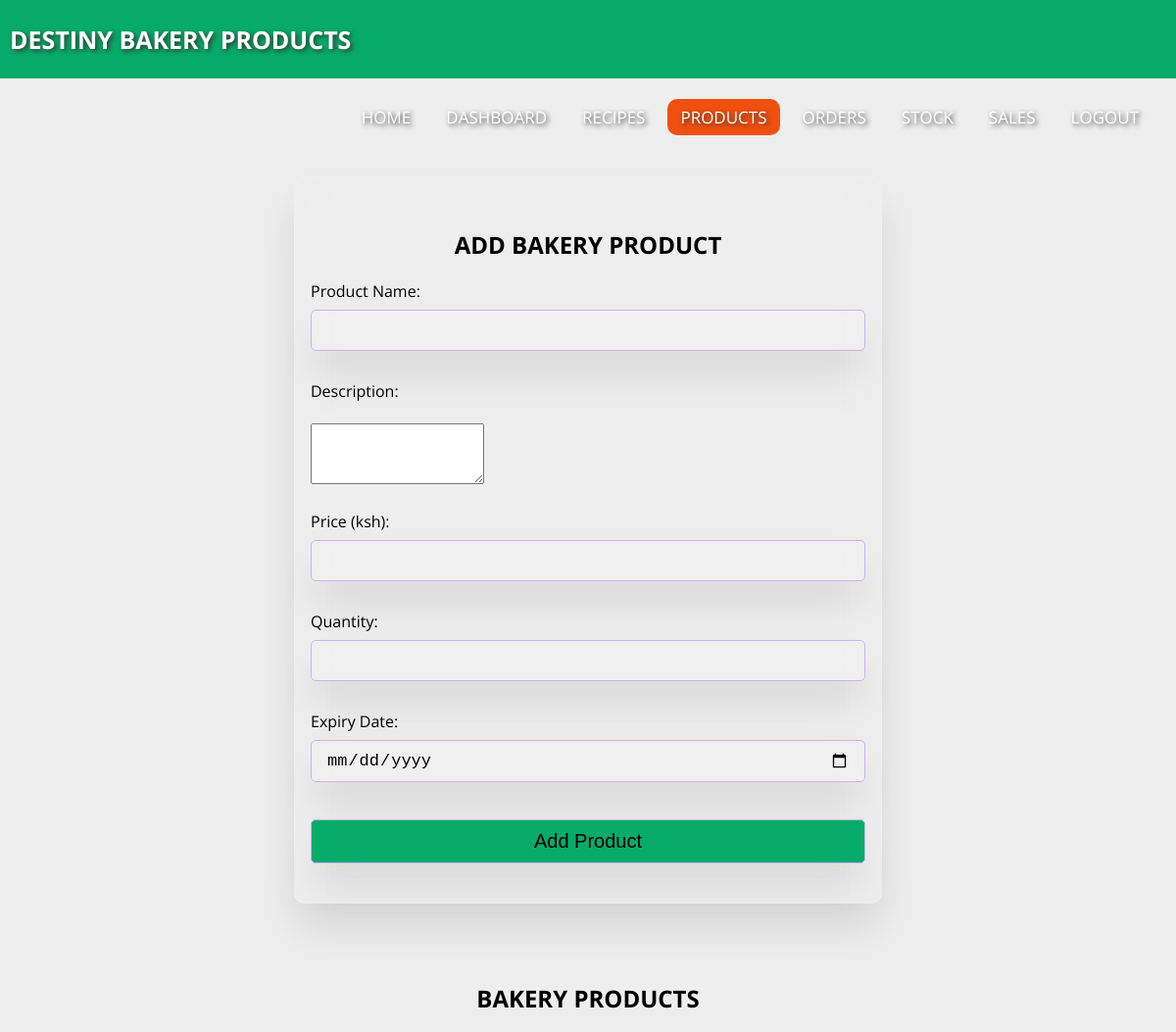
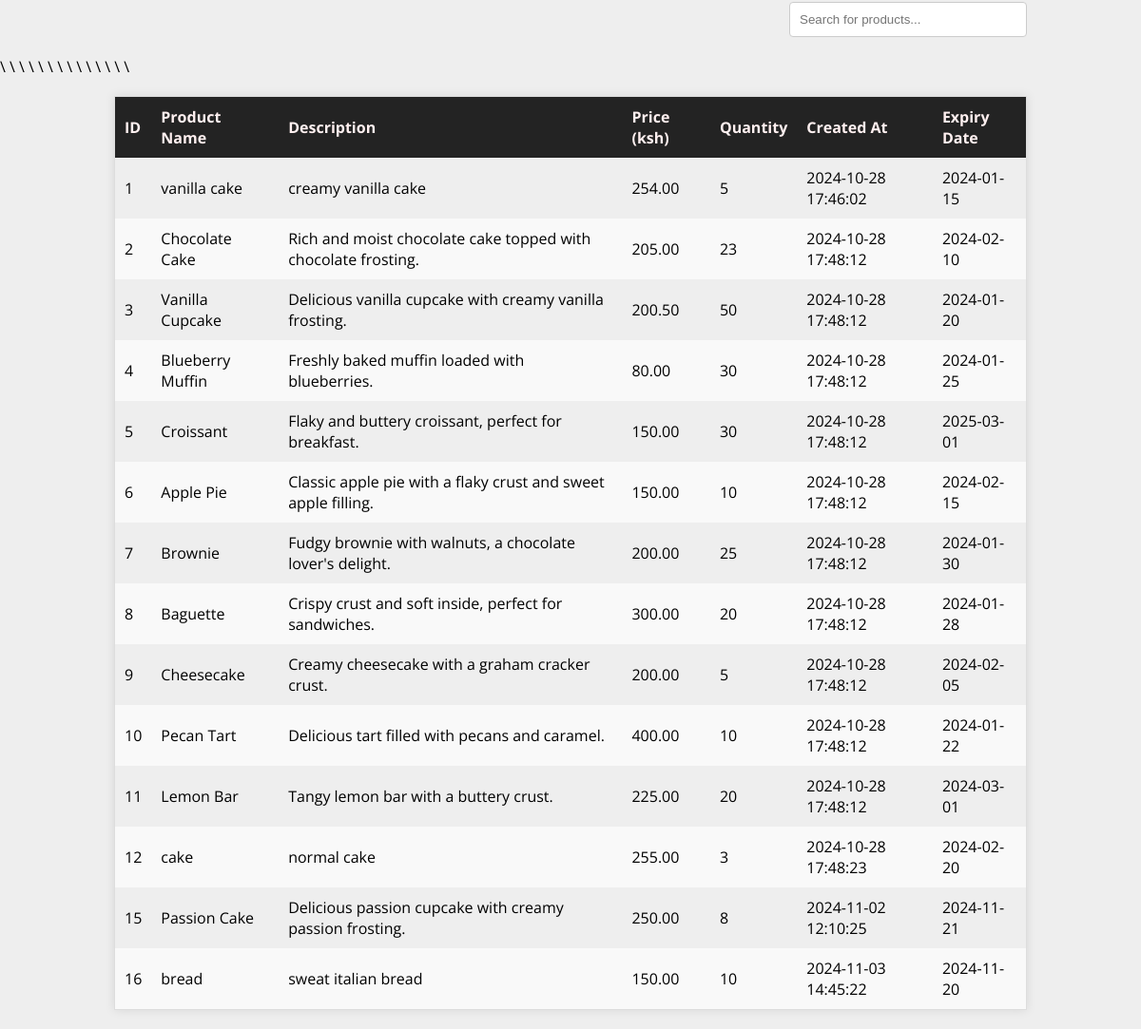
The page /products.php (signed in) on the database its author committed (2 pictures, top to bottom).
### tables this page shows
CREATE TABLE `bakery_products` (
  `id` int(11) NOT NULL,
  `product_name` varchar(100) NOT NULL,
  `description` text DEFAULT NULL,
  `price` decimal(10,2) NOT NULL,
  `quantity` int(11) NOT NULL,
  `created_at` timestamp NOT NULL DEFAULT current_timestamp(),
  `expiry_date` date DEFAULT NULL
);

### products.php (the view, shortened to what this page needs)
<?php
@include 'config.php';
$stmt = $pdo->query("SELECT * FROM bakery_products");
$products = $stmt->fetchAll();
?>
<!DOCTYPE html>
<html lang="en">
<head>
    <link rel="stylesheet" href="style.css">
</head>
<body>
    <nav>
        <label class="logo">DESTINY BAKERY PRODUCTS</label>
        <ul>
            <li><a href="index.html">Home</a></li>
            <li><a href="admin_dashboard.php">DASHBOARD</a></li>
            <li><a href="recipes.php">RECIPES</a></li>
            <li><a class="active" href="products.php">PRODUCTS</a></li>
            <li><a href="orders.php">ORDERS</a></li>
            <li><a href="stock.php">STOCK</a></li>
            <li><a href="sales.php">SALES</a></li>
            <li><a href="logout.php">LOGOUT</a></li>
        </ul>
    </nav>
    <div class="form-container">
        <form action="" method="POST">
            <h2 class="h2title">Add Bakery Product</h2>
            <label for="product_name">Product Name:</label>
            <input type="text" id="product_name" name="product_name" required>
            <br>
            <br>
            <label for="description">Description:</label>
            <br>
            <br>
            <textarea id="description" name="description" rows="4"></textarea>
            <br>
            <br>
            <label for="price">Price (ksh):</label>
            <input type="number" step="0.01" id="price" name="price" required>
            <br>
            <br>
            <label for="quantity">Quantity:</label>
            <input type="number" id="quantity" name="quantity" required>
            <br>
            <br>
            <label for="expiry_date">Expiry Date:</label>
            <input type="date" id="expiry_date" name="expiry_date" required>
            <br>
            <br>
            <input type="submit" name="add_product" value="Add Product" class="form-btn">
        </form>
    </div>
    <div class="table-container">
        <h2 class="h2title">Bakery Products</h2>
        <div class="search-container">
            <input type="text" id="productSearch" onkeyup="searchProducts()" placeholder="Search for products...">
        </div>
        <table id="productsTable">
            <thead>
                <tr>
                    <th>ID</th>
                    <th>Product Name</th>
                    <th>Description</th>
                    <th>Price (ksh)</th>
                    <th>Quantity</th>
                    <th>Created At</th>
                    <th>Expiry Date</th>
                </tr>
            </thead>
            <tbody>
                <?php if ($products): ?>
                <?php foreach ($products as $product): ?>
                <tr>
                    <td><?php echo htmlspecialchars($product['id']); ?></td>
                    <td><?php echo htmlspecialchars($product['product_name']); ?></td>
                    <td><?php echo htmlspecialchars($product['description']); ?></td>
                    <td><?php echo htmlspecialchars($product['price']); ?></td>
                    <td><?php echo htmlspecialchars($product['quantity']); ?></td>
                    <td><?php echo htmlspecialchars($product['created_at']); ?></td>\
                    <td><?php echo htmlspecialchars($product['expiry_date']); ?></td>
                </tr>
                <?php endforeach; ?>
                <?php else: ?>
                <tr>
                    <td colspan="7">No products found.</td>
                </tr>
                <?php endif; ?>
            </tbody>
        </table>
    </div>
</body>
</html>

### style.css (style rules this page uses)
* { padding: 0; margin: 0; text-decoration: none; list-style: none; box-sizing: border-box; }
body { overflow-x: hidden; font-family: "Open Sans", sans-serif; background: #eee; }
nav { background: #07ab69; height: 80px; width: 100%; }
label.logo { color: white; font-size: 25px; line-height: 80px; padding: 0 100px; font-weight: bold; padding-left: 10px; padding-right: 0px; text-shadow: 2px 2px 5px #333; }
nav ul { float: right; margin-right: 20px; }
nav ul li { display: inline-block; float: left; line-height: 80px; margin: 0 5px; text-shadow: 2px 2px 5px #333; }
nav ul li a { color: white; font-size: 17px; padding: 7px 13px; border-radius: 10px; text-transform: uppercase; }
a.active, a:hover { background: #f25010; transition: 0.5s; border-radius: 10px; }
.h2title { text-align: center; margin: 10px; padding: 10px; text-transform: uppercase; }
.form-container { min-height: 80vh; display: flex; align-items: center; justify-content: center; padding: 20px; padding-bottom: 60px; margin-top: 5rem; }
.form-container form { background-color: rgba(255, 255, 255, 0.05); border: 1px solid rgba(255, 255, 255, 0.1); box-shadow: 0 25px 45px rgba(0, 0, 0, 0.1); backdrop-filter: blur(20px); width: 50vw; position: relative; padding: 2rem 1rem; border-radius: 10px; }
.form-container form input, .form-container form select { background-color: rgba(255, 255, 255, 0.05); border: 1px solid rgba(255, 255, 255, 0.1); box-shadow: 0 25px 45px rgba(0, 0, 0, 0.1); backdrop-filter: blur(20px); border: 1px solid #c7b3f5; width: 100%; padding: 10px 15px; font-size: 17px; margin: 8px 0; border-radius: 5px; }
.form-container form .form-btn { background: #07ab69; font-size: 20px; cursor: pointer; }
table { border-collapse: collapse; width: 80%; margin: 20px auto; border: 1px solid #ddd; box-shadow: 0 0 10px rgba(0, 0, 0, 0.1); }
th, td { padding: 10px; text-align: left; }
th { background-color: #232323; font-weight: bold; color: #fff0f0; }
tr:nth-child(even) { background-color: #f9f9f9; }
.search-container { text-align: right; margin-bottom: 20px; margin-right: 10%; }
.search-container input[type="text"] { padding: 10px; width: 250px; border: 1px solid #ccc; border-radius: 4px; }

### rows shown on the page
bakery_products: id "1", product_name "vanilla cake", description "creamy vanilla cake", price "254.00", quantity "5", created_at "2024-10-28 17:46:02", expiry_date "2024-01-15"
bakery_products: id "2", product_name "Chocolate Cake", description "Rich and moist chocolate cake topped with chocolate frosting.", price "205.00", quantity "23", created_at "2024-10-28 17:48:12", expiry_date "2024-02-10"
bakery_products: id "3", product_name "Vanilla Cupcake", description "Delicious vanilla cupcake with creamy vanilla frosting.", price "200.50", quantity "50", created_at "2024-10-28 17:48:12", expiry_date "2024-01-20"
bakery_products: id "4", product_name "Blueberry Muffin", description "Freshly baked muffin loaded with blueberries.", price "80.00", quantity "30", created_at "2024-10-28 17:48:12", expiry_date "2024-01-25"
bakery_products: id "5", product_name "Croissant", description "Flaky and buttery croissant, perfect for breakfast.", price "150.00", quantity "30", created_at "2024-10-28 17:48:12", expiry_date "2025-03-01"
bakery_products: id "6", product_name "Apple Pie", description "Classic apple pie with a flaky crust and sweet apple filling.", price "150.00", quantity "10", created_at "2024-10-28 17:48:12", expiry_date "2024-02-15"
bakery_products: id "7", product_name "Brownie", description "Fudgy brownie with walnuts, a chocolate lover's delight.", price "200.00", quantity "25", created_at "2024-10-28 17:48:12", expiry_date "2024-01-30"
bakery_products: id "8", product_name "Baguette", description "Crispy crust and soft inside, perfect for sandwiches.", price "300.00", quantity "20", created_at "2024-10-28 17:48:12", expiry_date "2024-01-28"
bakery_products: id "9", product_name "Cheesecake", description "Creamy cheesecake with a graham cracker crust.", price "200.00", quantity "5", created_at "2024-10-28 17:48:12", expiry_date "2024-02-05"
bakery_products: id "10", product_name "Pecan Tart", description "Delicious tart filled with pecans and caramel.", price "400.00", quantity "10", created_at "2024-10-28 17:48:12", expiry_date "2024-01-22"
bakery_products: id "11", product_name "Lemon Bar", description "Tangy lemon bar with a buttery crust.", price "225.00", quantity "20", created_at "2024-10-28 17:48:12", expiry_date "2024-03-01"
bakery_products: id "12", product_name "cake", description "normal cake", price "255.00", quantity "3", created_at "2024-10-28 17:48:23", expiry_date "2024-02-20"
bakery_products: id "15", product_name "Passion Cake", description "Delicious passion cupcake with creamy passion frosting.", price "250.00", quantity "8", created_at "2024-11-02 12:10:25", expiry_date "2024-11-21"
bakery_products: id "16", product_name "bread", description "sweat italian bread", price "150.00", quantity "10", created_at "2024-11-03 14:45:22", expiry_date "2024-11-20"
